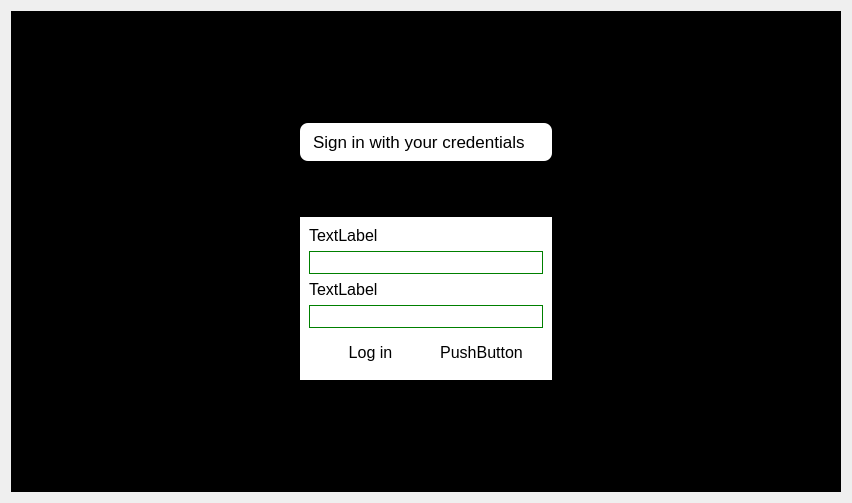
<?xml version="1.0" encoding="UTF-8"?>
<ui version="4.0">
 <class>Form</class>
 <widget class="QWidget" name="Form">
  <property name="geometry">
   <rect>
    <x>0</x>
    <y>0</y>
    <width>852</width>
    <height>503</height>
   </rect>
  </property>
  <property name="windowTitle">
   <string>Form</string>
  </property>
  <layout class="QGridLayout" name="gridLayout">
   <item row="0" column="0">
    <widget class="QWidget" name="widget" native="true">
     <property name="styleSheet">
      <string notr="true">background:#000000;</string>
     </property>
     <layout class="QHBoxLayout" name="horizontalLayout_2">
      <item>
       <spacer name="horizontalSpacer">
        <property name="orientation">
         <enum>Qt::Horizontal</enum>
        </property>
        <property name="sizeHint" stdset="0">
         <size>
          <width>40</width>
          <height>20</height>
         </size>
        </property>
       </spacer>
      </item>
      <item>
       <widget class="QWidget" name="widget_4" native="true">
        <layout class="QVBoxLayout" name="verticalLayout_2">
         <item>
          <spacer name="verticalSpacer">
           <property name="orientation">
            <enum>Qt::Vertical</enum>
           </property>
           <property name="sizeHint" stdset="0">
            <size>
             <width>20</width>
             <height>40</height>
            </size>
           </property>
          </spacer>
         </item>
         <item>
          <widget class="QWidget" name="widget_6" native="true">
           <property name="styleSheet">
            <string notr="true">background:#ffffff;
margin-bottom:50px;
border:none;
border-radius:8px;</string>
           </property>
           <layout class="QVBoxLayout" name="verticalLayout_3">
            <item>
             <widget class="QLabel" name="label_3">
              <property name="font">
               <font>
                <pointsize>13</pointsize>
               </font>
              </property>
              <property name="text">
               <string>Sign in with your credentials</string>
              </property>
             </widget>
            </item>
           </layout>
          </widget>
         </item>
         <item>
          <widget class="QWidget" name="widget_2" native="true">
           <property name="styleSheet">
            <string notr="true">background:#ffffff;
border:none;
border radius:10px;</string>
           </property>
           <layout class="QVBoxLayout" name="verticalLayout">
            <item>
             <widget class="QLabel" name="label">
              <property name="font">
               <font>
                <pointsize>12</pointsize>
               </font>
              </property>
              <property name="text">
               <string>TextLabel</string>
              </property>
             </widget>
            </item>
            <item>
             <widget class="QLineEdit" name="lineEdit">
              <property name="font">
               <font>
                <pointsize>12</pointsize>
               </font>
              </property>
              <property name="styleSheet">
               <string notr="true">border:1px solid green;</string>
              </property>
             </widget>
            </item>
            <item>
             <widget class="QLabel" name="label_2">
              <property name="font">
               <font>
                <pointsize>12</pointsize>
               </font>
              </property>
              <property name="text">
               <string>TextLabel</string>
              </property>
             </widget>
            </item>
            <item>
             <widget class="QLineEdit" name="lineEdit_2">
              <property name="font">
               <font>
                <pointsize>12</pointsize>
               </font>
              </property>
              <property name="styleSheet">
               <string notr="true">border:1px solid green;</string>
              </property>
             </widget>
            </item>
            <item>
             <widget class="QWidget" name="widget_3" native="true">
              <layout class="QHBoxLayout" name="horizontalLayout">
               <item>
                <widget class="QPushButton" name="login">
                 <property name="font">
                  <font>
                   <pointsize>12</pointsize>
                  </font>
                 </property>
                 <property name="text">
                  <string>Log in</string>
                 </property>
                </widget>
               </item>
               <item>
                <widget class="QPushButton" name="pushButton_2">
                 <property name="font">
                  <font>
                   <pointsize>12</pointsize>
                  </font>
                 </property>
                 <property name="text">
                  <string>PushButton</string>
                 </property>
                </widget>
               </item>
              </layout>
             </widget>
            </item>
           </layout>
          </widget>
         </item>
         <item>
          <spacer name="verticalSpacer_2">
           <property name="orientation">
            <enum>Qt::Vertical</enum>
           </property>
           <property name="sizeHint" stdset="0">
            <size>
             <width>20</width>
             <height>40</height>
            </size>
           </property>
          </spacer>
         </item>
        </layout>
       </widget>
      </item>
      <item>
       <spacer name="horizontalSpacer_2">
        <property name="orientation">
         <enum>Qt::Horizontal</enum>
        </property>
        <property name="sizeHint" stdset="0">
         <size>
          <width>40</width>
          <height>20</height>
         </size>
        </property>
       </spacer>
      </item>
     </layout>
    </widget>
   </item>
  </layout>
 </widget>
 <resources/>
 <connections/>
</ui>
